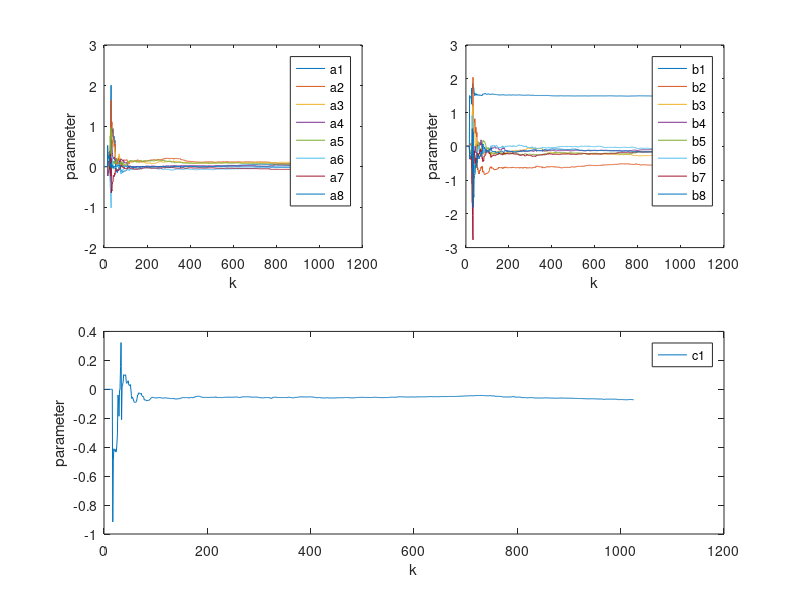
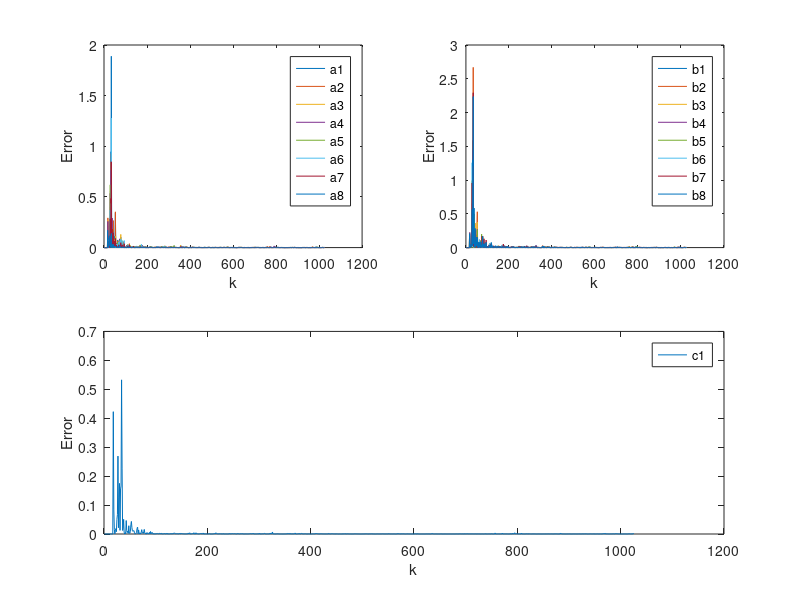
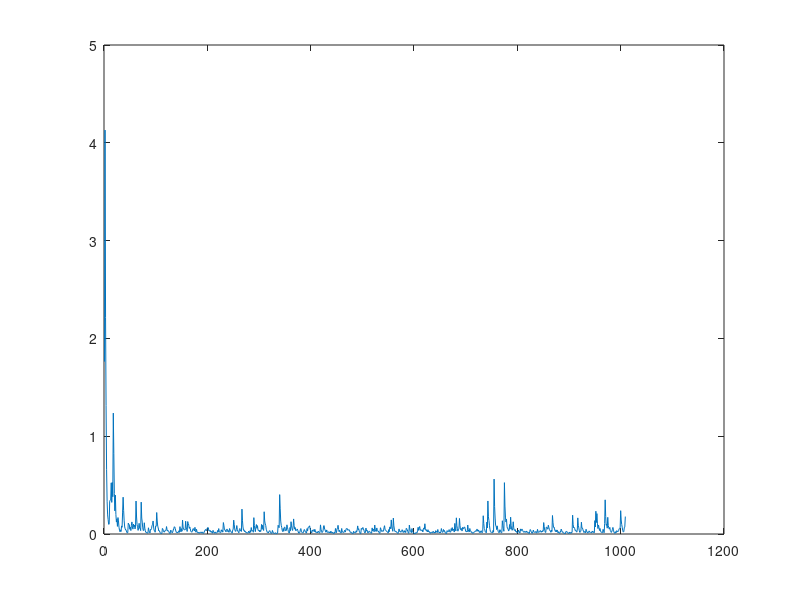

Reproduce these figures in MATLAB, in order. (Note: this script raises an error after producing the figures.)
%% EECE 574 Self-tuning
%% Author: Holguer A. Becerra
%% assignment 1.
%% Professor: Guy Dummont.
%% RELS Configurable

clear
clc
load data2017.mat


na=8;% system order Ay(t)
nb=8;% system order By(t)
nc=1;% system order Ce(t)
nk=1; % delay

u=data(:,1); %System Input
y=data(:,2); %System Output


%lenght of the SISO
m=length(y);
%% init variables for calculations
theta=zeros(1,na+nb+nc)'; % create a zero vector for the coefficients a and b, 2 for a 2 for b
%% ARMAX model init values
init_a=[0.7345 0.0204 0.03946 -0.01836 0.06867 -0.04931 -0.00753 0.002706];
init_b=[1.501 -1.71 0.1202 0.1247 -0.02498 0.1038 -0.1159 0.002782];
init_c=[- 0.9167];
for ho=1;na
    theta(ho)=init_a(ho);
end
for ho=1;nb
    theta(ho+na)=init_b(ho);
end
for ho=1;nc
 theta(ho+na+nb)=init_c(ho);
end


alpha=1e4; %%init factor
residual=zeros(1,m);
P=alpha*eye(na+nb+nc); % Covariance Matrix
lambda=1; % Forgetting Factor
lambda_inv=1/lambda; % inverse Forgetting Factor
error=0;
error_n=1;
%% for errors and parameters graphs
coeffs_historial=zeros(na+nb+nc,m);
coeffs_historial_error=zeros(na+nb+nc,m);
%% algorithm
for k=(na+nb+nc):m,%%sweeping out y
    %taking the new seeds for the coefficients estimation or observations,
    %2 samples behind
    xt=[];
    for order=1:na,
        xt=[xt -y(k-order)];
    end
    for order=1:nb,
        xt=[xt u(k-order)];
    end
    for order=1:nc,
        xt=[xt residual(k-order)];
    end
    %math the residual
    residual(k)=y(k)-xt*theta;
    x=xt';%x from xT
    %calculating P cvariance matrix
    P=lambda_inv*(P-(P*x*xt*P)/(lambda+xt*P*x));
    %taking the covariance matrix calculate and update the weights (Thetha, which are A(t), and B(t) coeffiecients)
    theta_prev=theta;
    theta=theta-P*x*(xt*theta-y(k));
               %____
                 %|
                 %.-> K(t+1)=P*x=P(t+1)*x(t+1)

    error=(error+residual(k)*residual(k));
    error=error/2;
    %error=sqrt(error/m);
    error_v(error_n)=error;
    error_n=error_n+1;

    %% save the progress of each coefficients to see the convergence, and
    %error.
    for order=1:na,
        coeffs_historial(order,k)=theta(order);
        coeffs_historial_error(order,k)=abs(coeffs_historial(order,k)-theta_prev(order));
    end
    for order=1:nb,
        coeffs_historial(order+na,k)=theta(order+na);
        coeffs_historial_error(order+na,k)=abs(coeffs_historial(order+na,k)-theta_prev(order+na));
    end

     for order=1:nc,
         coeffs_historial(order+nb+na,k)=theta(order+nb+na);
         coeffs_historial_error(order+nb+na,k)=abs(coeffs_historial(order+nb+na,k)-theta_prev(order+nb+na));
     end

end

%% Graph Parameters
texto=[];
figure;
subplot(2,2,1)
for order=1:(na),
    plot(coeffs_historial(order,:));
    texto= [texto;sprintf('a%d',order)];
    hold on;
end
legend(texto);
xlabel('k')
ylabel('parameter')
texto=[];
subplot(2,2,2)
for order=1:(nb),
    plot(coeffs_historial(order+na,:));
    texto= [texto;sprintf('b%d',order)];
    hold on;
end
legend(texto);
xlabel('k')
ylabel('parameter')
texto=[];
subplot(2,2,[3,4])
for order=1:(nc),
  plot(coeffs_historial(order+nb+na,:));
  texto= [texto;sprintf('c%d',order)];
  hold on;
end

legend(texto);
xlabel('k')
ylabel('parameter')


%% GRAPH Errors
texto=[];
figure;
subplot(2,2,1)
for order=1:(na),
    plot(coeffs_historial_error(order,:));
    texto= [texto;sprintf('a%d',order)];
    pointText=['min a' num2str(order) '=' num2str(coeffs_historial_error(order,m))];
    %text(m,coeffs_historial_error(order,m)+0.1*order,pointText,'HorizontalAlignment','right');
    hold on;
end
legend(texto);
xlabel('k')
ylabel('Error')
texto=[];
subplot(2,2,2)
for order=1:(nb),
    plot(coeffs_historial_error(order+na,:));
    texto= [texto;sprintf('b%d',order)];
    pointText=['min b' num2str(order) '=' num2str(coeffs_historial_error(order+na,m))];
    %text(m,coeffs_historial_error(order+na,m)+0.1*order,pointText,'HorizontalAlignment','right');
    hold on;
end
legend(texto);
xlabel('k')
ylabel('Error')
texto=[];
subplot(2,2,[3,4])
for order=1:(nc),
 plot(coeffs_historial_error(order+nb+na,:));
 texto= [texto;sprintf('c%d',order)];
 pointText=['min c' num2str(order) '=' num2str(coeffs_historial_error(order+na+nb,m))];
    %text(m,coeffs_historial_error(order+na+nb,m)+0.1*order,pointText,'HorizontalAlignment','right');
 hold on;
end
legend(texto);
xlabel('k')
ylabel('Error')

%% 
figure;
plot(error_v);
%taking out the coeficcients
a=[];
b=[];
c=[];
for order=1:na,
   a=[a theta(order,1)];
end
for order=1:nb,
   b=[b theta(na+order,1)];
end
for order=1:nc,
   c=[c theta(na+nb+order,1)];
end
u1=u;%copy of the input signal
numerator=b;
denomi=[1 a];
yestimate=dlsim(numerator,denomi,u1);%simulation of a discrete linear system to calculate Y estimated

%%
%corre_value= correlate_signals(y,yestimate);%%calculate the correlation between the 2 signals, the higher the value the
%more correlated or similar the signals are.
%str=sprintf('similarity= %f%%', corre_value);
%%plot the results.
%figure;
%plot(yestimate,'r');
%hold on;
%plot(y,'b');
%grid on;
%xlabel('samples number');
%ylabel('System Response');
%dim = [0.2 0.6 0.3 0.3];
%annotation('textbox',dim,'String',str,'FitBoxToText','on');
%legend('Identified Model','Orginal Model');

%% system comparison and verification
A=[1 a];
B=[b];
C = [1 c];
arx1red=idpoly(A,B,C,1); 
zi=iddata(y(100+20+nk:501+nk),u(20+100:501),2); 
zi2=iddata(y(500+20+nk:1024+nk),u(20+500:1024),2); 
compare(zi,arx1red);
compare(zi2,arx1red);

